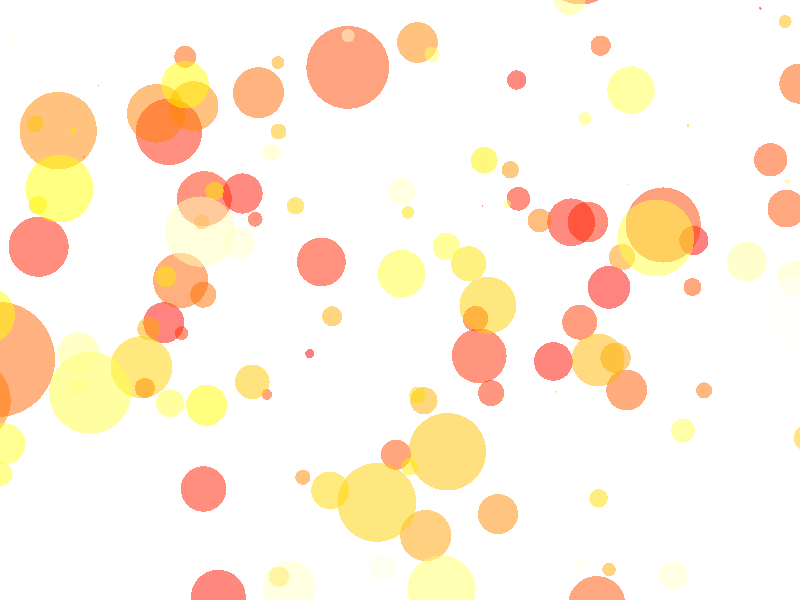

Write R code to recreate this figure.

x <- rnorm(500)
y <- rnorm(500)

png(filename = "image/logo.png", width = 100, height = 100)
par(mar = c(0,0,0,0))
plot(y ~ x, ann = F, axes = F,
     ylim = c(-1, 1), xlim = c(-1, 1),
     pch = 21, bg = heat.colors(500, alpha = 0.5),
     cex = rnorm(500, sd = 5), col = NA)
dev.off()